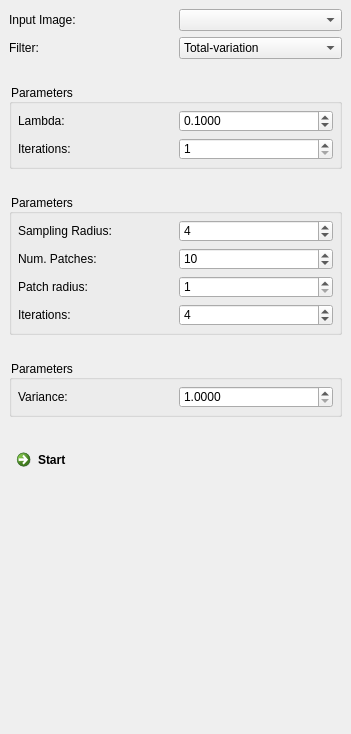
<?xml version="1.0" encoding="utf-8"?>
<ui version="4.0">
 <class>QmitkDenoisingViewControls</class>
 <widget class="QWidget" name="QmitkDenoisingViewControls">
  <property name="geometry">
   <rect>
    <x>0</x>
    <y>0</y>
    <width>351</width>
    <height>734</height>
   </rect>
  </property>
  <property name="minimumSize">
   <size>
    <width>0</width>
    <height>0</height>
   </size>
  </property>
  <property name="windowTitle">
   <string>QmitkTemplate</string>
  </property>
  <property name="styleSheet">
   <string>QCommandLinkButton:disabled {
  border: none;
}

QGroupBox {
  background-color: transparent;
}</string>
  </property>
  <layout class="QGridLayout" name="gridLayout">
   <property name="leftMargin">
    <number>9</number>
   </property>
   <property name="topMargin">
    <number>9</number>
   </property>
   <property name="rightMargin">
    <number>9</number>
   </property>
   <property name="bottomMargin">
    <number>9</number>
   </property>
   <property name="verticalSpacing">
    <number>25</number>
   </property>
   <item row="0" column="0">
    <widget class="QFrame" name="frame">
     <property name="frameShape">
      <enum>QFrame::NoFrame</enum>
     </property>
     <property name="frameShadow">
      <enum>QFrame::Raised</enum>
     </property>
     <layout class="QGridLayout" name="gridLayout_2">
      <property name="leftMargin">
       <number>0</number>
      </property>
      <property name="topMargin">
       <number>0</number>
      </property>
      <property name="rightMargin">
       <number>0</number>
      </property>
      <property name="bottomMargin">
       <number>0</number>
      </property>
      <item row="0" column="0">
       <widget class="QLabel" name="m_DwiLabel">
        <property name="text">
         <string>Input Image:</string>
        </property>
       </widget>
      </item>
      <item row="0" column="1">
       <widget class="QmitkDataStorageComboBox" name="m_InputImageBox"></widget>
      </item>
      <item row="1" column="1">
       <widget class="QComboBox" name="m_SelectFilterComboBox">
        <item>
         <property name="text">
          <string>Total-variation</string>
         </property>
        </item>
        <item>
         <property name="text">
          <string>Discrete Gaussian</string>
         </property>
        </item>
        <item>
         <property name="text">
          <string>Non-local means</string>
         </property>
        </item>
       </widget>
      </item>
      <item row="1" column="0">
       <widget class="QLabel" name="m_DwiLabel_2">
        <property name="text">
         <string>Filter:</string>
        </property>
       </widget>
      </item>
     </layout>
    </widget>
   </item>
   <item row="1" column="0">
    <widget class="QGroupBox" name="m_TvFrame">
     <property name="title">
      <string>Parameters</string>
     </property>
     <layout class="QGridLayout" name="gridLayout_5">
      <property name="leftMargin">
       <number>6</number>
      </property>
      <property name="topMargin">
       <number>6</number>
      </property>
      <property name="rightMargin">
       <number>6</number>
      </property>
      <property name="bottomMargin">
       <number>6</number>
      </property>
      <item row="0" column="0">
       <widget class="QLabel" name="m_LabelParameter_4">
        <property name="text">
         <string>Lambda:</string>
        </property>
       </widget>
      </item>
      <item row="0" column="1">
       <widget class="QDoubleSpinBox" name="m_TvLambdaBox">
        <property name="decimals">
         <number>4</number>
        </property>
        <property name="minimum">
         <double>0.000000000000000</double>
        </property>
        <property name="maximum">
         <double>1.000000000000000</double>
        </property>
        <property name="singleStep">
         <double>0.100000000000000</double>
        </property>
        <property name="value">
         <double>0.100000000000000</double>
        </property>
       </widget>
      </item>
      <item row="1" column="0">
       <widget class="QLabel" name="m_LabelParameter_5">
        <property name="text">
         <string>Iterations:</string>
        </property>
       </widget>
      </item>
      <item row="1" column="1">
       <widget class="QSpinBox" name="m_TvIterationsBox">
        <property name="minimum">
         <number>1</number>
        </property>
        <property name="maximum">
         <number>999</number>
        </property>
        <property name="value">
         <number>1</number>
        </property>
       </widget>
      </item>
     </layout>
    </widget>
   </item>
   <item row="2" column="0">
    <widget class="QGroupBox" name="m_NlmFrame">
     <property name="title">
      <string>Parameters</string>
     </property>
     <layout class="QGridLayout" name="gridLayout_6">
      <property name="leftMargin">
       <number>6</number>
      </property>
      <property name="topMargin">
       <number>6</number>
      </property>
      <property name="rightMargin">
       <number>6</number>
      </property>
      <property name="bottomMargin">
       <number>6</number>
      </property>
      <item row="0" column="0">
       <widget class="QLabel" name="m_LabelParameter_6">
        <property name="text">
         <string>Sampling Radius:</string>
        </property>
       </widget>
      </item>
      <item row="1" column="1">
       <widget class="QSpinBox" name="m_NlmNumPatchesBox">
        <property name="minimum">
         <number>1</number>
        </property>
        <property name="maximum">
         <number>999</number>
        </property>
        <property name="value">
         <number>10</number>
        </property>
       </widget>
      </item>
      <item row="3" column="1">
       <widget class="QSpinBox" name="m_NlmIterationsBox">
        <property name="minimum">
         <number>1</number>
        </property>
        <property name="maximum">
         <number>999</number>
        </property>
        <property name="value">
         <number>4</number>
        </property>
       </widget>
      </item>
      <item row="0" column="1">
       <widget class="QSpinBox" name="m_NlmSearchRadiusBox">
        <property name="minimum">
         <number>1</number>
        </property>
        <property name="maximum">
         <number>999</number>
        </property>
        <property name="value">
         <number>4</number>
        </property>
       </widget>
      </item>
      <item row="1" column="0">
       <widget class="QLabel" name="m_LabelParameter_11">
        <property name="text">
         <string>Num. Patches:</string>
        </property>
       </widget>
      </item>
      <item row="2" column="1">
       <widget class="QSpinBox" name="m_NlmPatchSizeBox">
        <property name="minimum">
         <number>1</number>
        </property>
        <property name="maximum">
         <number>50</number>
        </property>
        <property name="value">
         <number>1</number>
        </property>
       </widget>
      </item>
      <item row="3" column="0">
       <widget class="QLabel" name="m_LabelParameter_9">
        <property name="text">
         <string>Iterations:</string>
        </property>
       </widget>
      </item>
      <item row="2" column="0">
       <widget class="QLabel" name="m_LabelParameter_7">
        <property name="text">
         <string>Patch radius:</string>
        </property>
       </widget>
      </item>
     </layout>
    </widget>
   </item>
   <item row="3" column="0">
    <widget class="QGroupBox" name="m_GaussFrame">
     <property name="title">
      <string>Parameters</string>
     </property>
     <layout class="QGridLayout" name="gridLayout_7">
      <property name="leftMargin">
       <number>6</number>
      </property>
      <property name="topMargin">
       <number>6</number>
      </property>
      <property name="rightMargin">
       <number>6</number>
      </property>
      <property name="bottomMargin">
       <number>6</number>
      </property>
      <item row="0" column="1">
       <widget class="QDoubleSpinBox" name="m_GaussVarianceBox">
        <property name="decimals">
         <number>4</number>
        </property>
        <property name="minimum">
         <double>1.000000000000000</double>
        </property>
        <property name="maximum">
         <double>99999.000000000000000</double>
        </property>
        <property name="singleStep">
         <double>0.100000000000000</double>
        </property>
        <property name="value">
         <double>1.000000000000000</double>
        </property>
       </widget>
      </item>
      <item row="0" column="0">
       <widget class="QLabel" name="m_LabelParameter_10">
        <property name="text">
         <string>Variance:</string>
        </property>
       </widget>
      </item>
     </layout>
    </widget>
   </item>
   <item row="4" column="0">
    <widget class="QCommandLinkButton" name="m_ApplyButton">
     <property name="text">
      <string>Start</string>
     </property>
    </widget>
   </item>
   <item row="5" column="0">
    <spacer name="verticalSpacer">
     <property name="orientation">
      <enum>Qt::Vertical</enum>
     </property>
     <property name="sizeHint" stdset="0">
      <size>
       <width>20</width>
       <height>40</height>
      </size>
     </property>
    </spacer>
   </item>
  </layout>
 </widget>
 <layoutdefault spacing="6" margin="11"></layoutdefault>
 <customwidgets>
  <customwidget>
   <class>QmitkDataStorageComboBox</class>
   <extends>QComboBox</extends>
   <header location="global">QmitkDataStorageComboBox.h</header>
  </customwidget>
 </customwidgets>
 <resources></resources>
 <connections></connections>
</ui>
